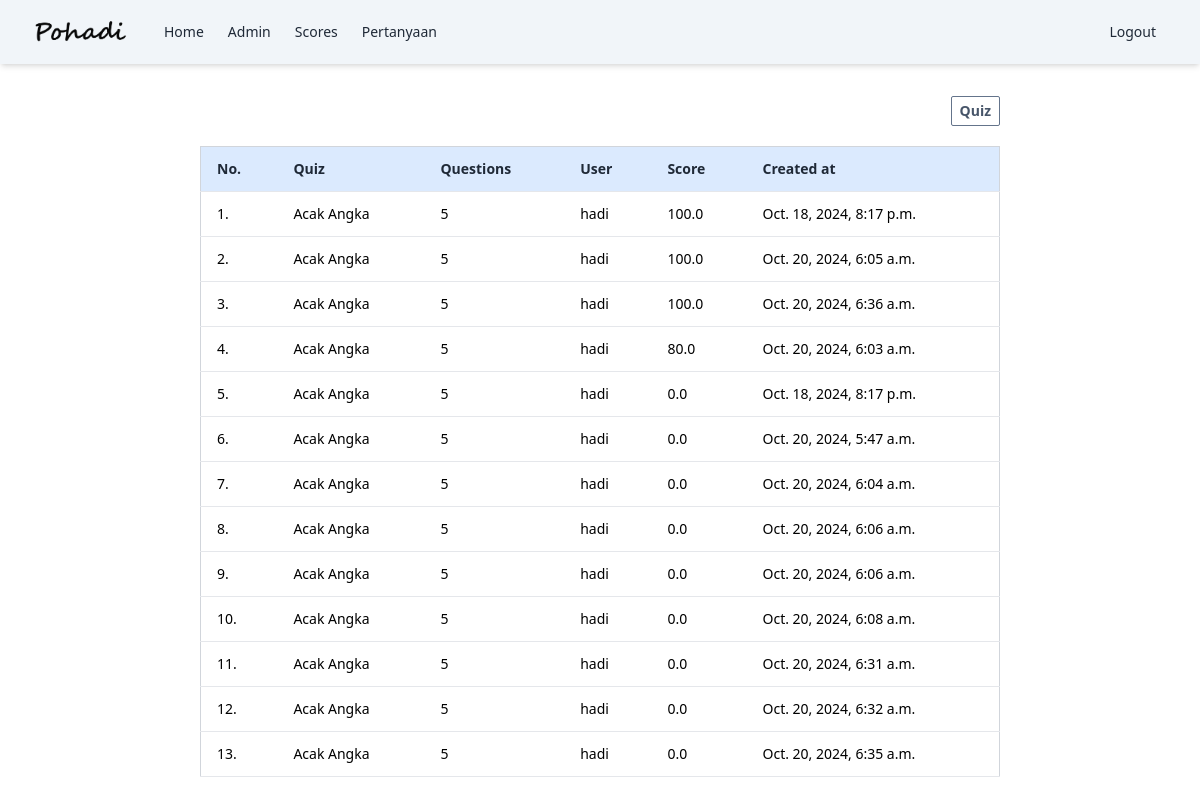
Before: /quiz/scores/ (signed in) with the older database file.
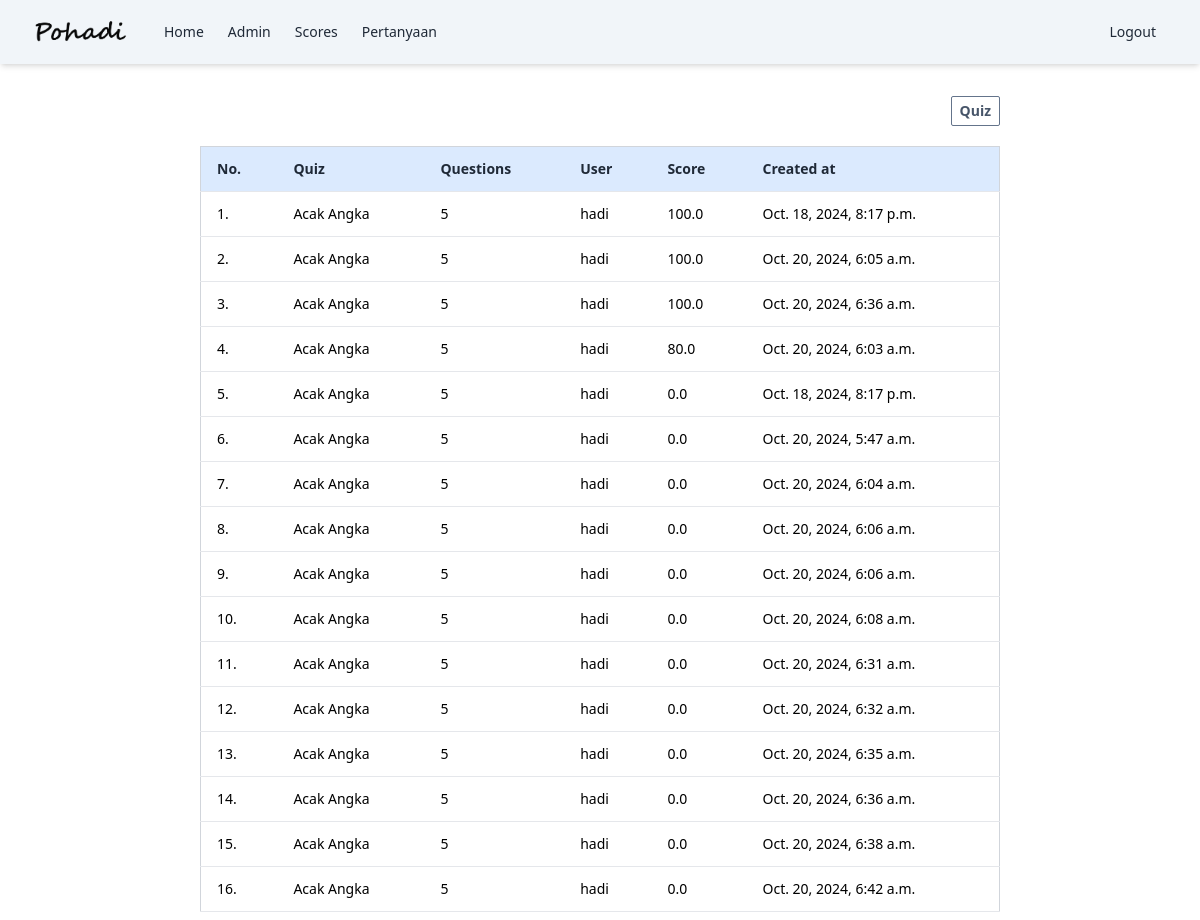
After: the same page with the newer database file.
### quiz/models.py (models this page shows, shortened)
class Result(models.Model):
  quiz = models.ForeignKey(Quiz, on_delete=models.CASCADE)
  user = models.ForeignKey(User, on_delete=models.CASCADE)
  score = models.FloatField()
  created = models.DateTimeField(auto_now_add=True)

class Quiz(models.Model):
  name = models.CharField(max_length=120)
  topic = models.CharField(max_length=120)
  number_of_questions = models.IntegerField()
  time = models.IntegerField(help_text="time in second")
  required_score_to_pass = models.IntegerField()
  class Meta:
    verbose_name_plural = "Quizzes"

### quiz/views.py (the view)
# urls.py: path('scores/', views.scores_quiz, name='scores_quiz'),
@login_required
def scores_quiz(request):
  user_id = request.user.id
  results = Result.objects.filter(user_id=user_id).order_by('-score')
  return render(request, 'quiz/results.html', {'results': results})

### templates/quiz/results.html (shortened to what this page needs)
{% extends "base.html" %}
{% block content %}
<div class="overflow-auto p-2  flex justify-center mt-6">
  <div class="w-full  md:w-[800px]">
      <div class="md:flex md:justify-end mb-5">
          <a  href="{% url "quiz_list" %}">
              <div
                  class="text-slate-600 text-center text-sm font-semibold py-2 md:py-1 px-2 border border-slate-500  rounded-sm  hover:bg-slate-800 hover:text-white">
                  Quiz
              </div>
          </a>
      </div>
      <table class=" bg-white border w-full border-gray-300 text-sm">
          <thead>
              <tr class="bg-blue-100 border-b">
                  <th class="text-left py-3 px-4 font-semibold text-sm text-gray-800">No.</th>
                  <th class="text-left py-3 px-4 font-semibold text-sm text-gray-800">Quiz</th>
                  <th class="text-left py-3 px-4 font-semibold text-sm text-gray-800">Questions</th>
                  <th class="text-left py-3 px-4 font-semibold text-sm text-gray-800">User</th>
                  <th class="text-left py-3 px-4 font-semibold text-sm text-gray-800">Score</th>
                  <th class="text-left py-3 px-4 font-semibold text-sm text-gray-800">Created at</th>
              </tr>
          </thead>
          <tbody>
             {% for result in results %}
              <tr class="hover:bg-green-50">
                  <td class="py-3 px-4 border-b">{{ forloop.counter }}.</td>
                  <td class="py-3 px-4 border-b">{{result.quiz.name}}</td>
                  <td class="py-3 px-4  border-b">{{result.quiz.number_of_questions}}</td>
                  <td class="py-3 px-4 border-b">{{result.user.username}}</td>
                  <td class="py-3 px-4 border-b">{{result.score}}</td>
                  <td class="py-3 px-4 border-b">{{ result.created }} </td>
                </tr>
                {% endfor %}
          </tbody>
      </table>
  </div>
</div>
{% endblock content %}

Changed rows visible on the page:
added Result: quiz.name "Acak Angka", quiz.number_of_questions "5", user.username "hadi", score "0.0", created "Oct. 20, 2024, 6:36 a.m."
added Result: quiz.name "Acak Angka", quiz.number_of_questions "5", user.username "hadi", score "0.0", created "Oct. 20, 2024, 6:38 a.m."
added Result: quiz.name "Acak Angka", quiz.number_of_questions "5", user.username "hadi", score "0.0", created "Oct. 20, 2024, 6:42 a.m."
